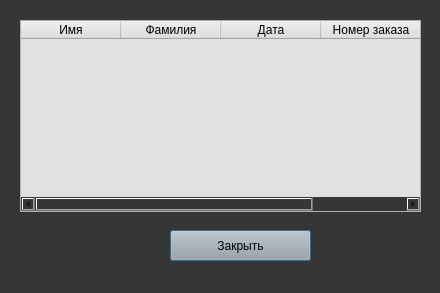
<?xml version="1.0" encoding="UTF-8"?>
<ui version="4.0">
 <class>Dialog</class>
 <widget class="QDialog" name="Dialog">
  <property name="geometry">
   <rect>
    <x>0</x>
    <y>0</y>
    <width>440</width>
    <height>293</height>
   </rect>
  </property>
  <property name="minimumSize">
   <size>
    <width>300</width>
    <height>293</height>
   </size>
  </property>
  <property name="windowTitle">
   <string>Dialog</string>
  </property>
  <property name="styleSheet">
   <string notr="true">background-color:rgb(54, 54, 54)</string>
  </property>
  <widget class="QTableWidget" name="tableWidget">
   <property name="geometry">
    <rect>
     <x>20</x>
     <y>20</y>
     <width>401</width>
     <height>192</height>
    </rect>
   </property>
   <property name="styleSheet">
    <string notr="true">background-color:rgb(225,225,225)</string>
   </property>
   <column>
    <property name="text">
     <string>Имя</string>
    </property>
   </column>
   <column>
    <property name="text">
     <string>Фамилия</string>
    </property>
   </column>
   <column>
    <property name="text">
     <string>Дата</string>
    </property>
   </column>
   <column>
    <property name="text">
     <string>Номер заказа</string>
    </property>
   </column>
  </widget>
  <widget class="QPushButton" name="exit_butt">
   <property name="geometry">
    <rect>
     <x>170</x>
     <y>230</y>
     <width>141</width>
     <height>31</height>
    </rect>
   </property>
   <property name="styleSheet">
    <string notr="true">background-color:rgb(167, 168, 167)</string>
   </property>
   <property name="text">
    <string>Закрыть</string>
   </property>
  </widget>
 </widget>
 <resources/>
 <connections/>
</ui>
